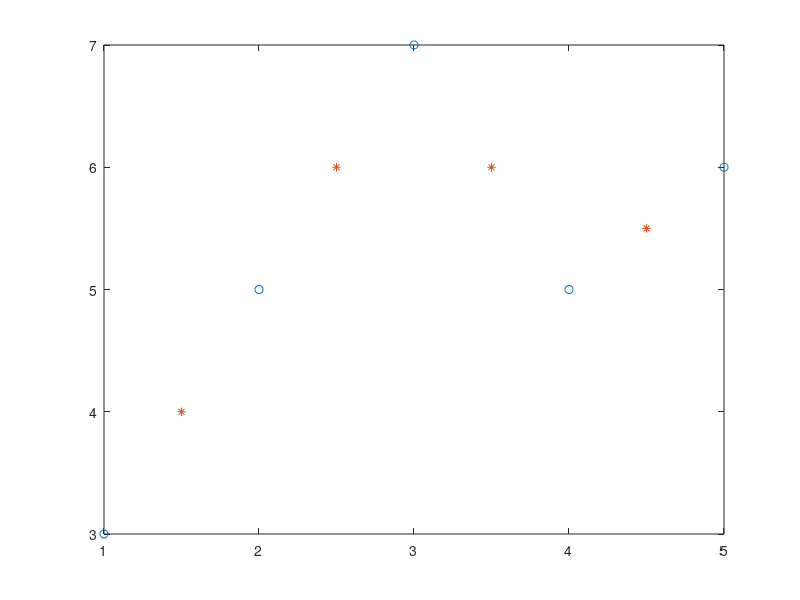

Write MATLAB code to recreate this figure.
close all
clear all
 
t=[1,2,3,4,5];
p=[3,5,7,5,6];
 
t1=[1.5,2.5,3.5,4.5]; %Vector a Interpolar
 
p1=interp1(t,p,t1,'linear')%Vector Resultante de Interpolar
 
plot(t,p,'o',t1,p1,'*')
